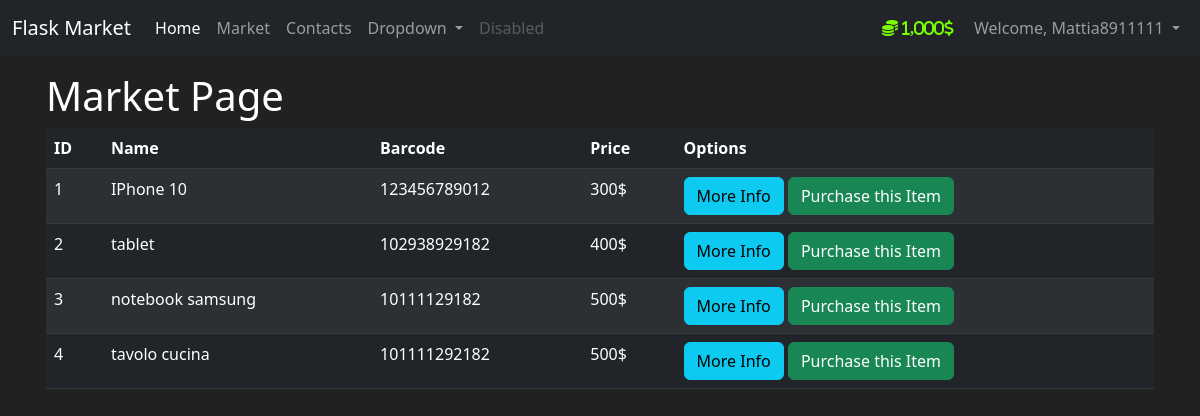
Page /market (signed in) on the committed database.
### app/models.py (models this page shows, shortened)
class User(db.Model, UserMixin):
    id = db.Column(db.Integer(), primary_key=True)
    username = db.Column(db.String(length=30), nullable=False, unique=True)
    email_address = db.Column(db.String(length=50), nullable=False, unique=True)
    password_hash = db.Column(db.String(length=60), nullable=False)
    budget = db.Column(db.Integer, nullable=False, default=1000)
    items = db.relationship("Item", backref="owned_user", lazy=True)
    @property
    def prettier_budget(self):
        if len(str(self.budget)) >= 4:
            return f"{str(self.budget)[:-3]},{str(self.budget)[-3:]}$"
        else:
            return f"{self.budget}$"
    @property
    def password(self):
        return self.password

class Item(db.Model):
    id = db.Column(db.Integer, primary_key=True)
    name = db.Column(db.String(length=30), nullable=False, unique=True)
    price = db.Column(db.Integer, nullable=False)
    barcode = db.Column(db.String(length=12), nullable=False, unique=True)
    description = db.Column(db.String(length=1024), nullable=False, unique=False)
    owner = db.Column(db.Integer, db.ForeignKey("user.id"))

### app/routes.py (the view)
@app.route("/market")
def market():
    items = current_user.items
    return render_template("market.html", items=items)

### app/models.py (called while the page is built)
@login_manager.user_loader
def load_user(user_id):
    return User.query.get(int(user_id))

### app/templates/market.html (shortened to what this page needs)
{% extends 'base.html' %}
{% block content %}
 <h1>Market Page</h1>
    <table class="table table-hover table-dark table-striped">
        <thead>
            <tr class="">
                <th scope="col">ID</th>
                <th scope="col">Name</th>
                <th scope="col">Barcode</th>
                <th scope="col">Price</th>
                <th scope="col">Options</th>
            </tr>
        </thead>
        <tbody>
            {% for item in items %}
                <tr>
                    <td>{{ item.id }}</td>
                    <td>{{ item.name }}</td>
                    <td>{{ item.barcode }}</td>
                    <td>{{ item.price }}$</td>
                    <td>
                        <button class="btn btn-outline btn-info">More Info</button>
                        <button class="btn btn-outline btn-success">Purchase this Item</button>
                    </td>
                </tr>
            {% endfor %}
        </tbody>
    </table>
{% endblock content %}

### app/templates/base.html (shortened to what this page needs)
<!DOCTYPE html>
<html lang="en">
  <head>
    <link href="https://cdn.jsdelivr.net/npm/bootstrap@5.3.0/dist/css/bootstrap.min.css" rel="stylesheet">
    <link rel="stylesheet" href="https://cdnjs.cloudflare.com/ajax/libs/font-awesome/6.4.0/css/all.min.css" />
  </head>
  <body>
    {% include 'partials/navbar.html' %}
    <main class="container p-3">
      {% block content %}
      {% endblock content %}
    </main>
  </body>
</html>

### app/templates/partials/navbar.html (shortened to what this page needs)
<nav class="navbar navbar-expand-lg  navbar-dark bg-dark">
  <div class="container-fluid">
    <a class="navbar-brand" href="/">Flask Market</a>
    <div class="collapse navbar-collapse" id="navbarSupportedContent">
      <ul class="navbar-nav me-auto mb-2 mb-lg-0">
        <li class="nav-item">
          <a class="nav-link active" aria-current="page"href="{{ url_for('home_page') }}">Home </a>
        </li>
        <li class="nav-item">
          <a class="nav-link" href="{{ url_for('market') }}">Market</a>
        </li>
        <li class="nav-item">
          <a class="nav-link" href="{{ url_for('contacts') }}">Contacts</a>
        </li>
        <li class="nav-item dropdown">
          <a class="nav-link dropdown-toggle" href="#" role="button" data-bs-toggle="dropdown" aria-expanded="false">
            Dropdown
          </a>
        </li>
        <li class="nav-item">
          <a class="nav-link disabled">Disabled</a>
        </li>
      </ul>
      <ul class="navbar-nav">
      {% if current_user.is_authenticated %}
            <li class="nav-item">
              <a class="nav-link" href="#" style="color: lawngreen;font-weight: bold">
                <i class="fa-solid fa-coins me-1">
                  {{ current_user.prettier_budget}}
                  </i>
              </a>
            </li>
            <li class="nav-item">
                 <li class="nav-item dropdown">
                  <a class="nav-link dropdown-toggle" href="#" role="button" data-bs-toggle="dropdown" aria-expanded="false">
                       Welcome, {{ current_user.username}}
                    </a>
            </li>
            </li>
      {% endif %}
      </ul>
    </div>
  </div>
</nav>

### app/templates/base.html (style rules this page uses)
body { background-color: #212121; color: white }

### rows in the picture
User: prettier_budget "1,000$", username "Mattia8911111"
Item: id "1", name "IPhone 10", barcode "123456789012", price "300"
Item: id "2", name "tablet", barcode "102938929182", price "400"
Item: id "3", name "notebook samsung", barcode "10111129182", price "500"
Item: id "4", name "tavolo cucina", barcode "101111292182", price "500"
